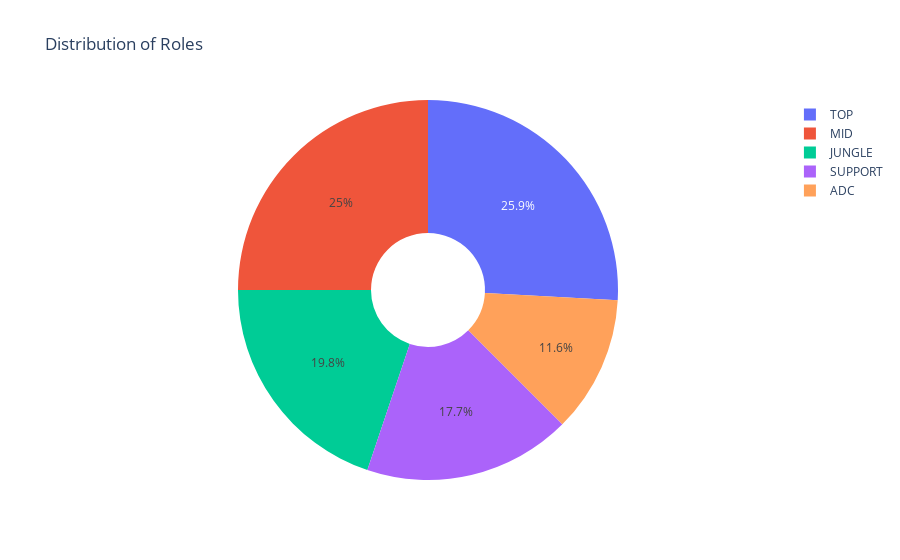

Notebook cell for this chart:
### Code cell
# Создание круговой диаграммы plotly
fig = px.pie(roles, names='Role', values='Name',
             title='Distribution of Roles',
             labels={'Role': 'Role', 'Name': 'Champion Count'},
             hole=0.3)

# Отображение графика
fig.show()

### Figure 1 — Plotly figure (JSON) as saved in the notebook; plotly's stock layout.template omitted (floating-point values rounded to 4 significant figures)
{"data": [{"domain": {"x": [0, 1], "y": [0, 1]}, "hole": 0.3, "hovertemplate": "Role=%{label}<br>Champion Count=%{value}<extra></extra>", "labels": ["ADC", "JUNGLE", "MID", "SUPPORT", "TOP"], "legendgroup": "", "name": "", "showlegend": true, "type": "pie", "values": [27, 46, 58, 41, 60]}], "layout": {"legend": {"tracegroupgap": 0}, "title": {"text": "Distribution of Roles"}}}
